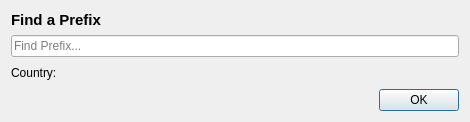
<?xml version="1.0" encoding="UTF-8"?>
<ui version="4.0">
 <class>PrefixLookupDialog</class>
 <widget class="QDialog" name="PrefixLookupDialog">
  <property name="geometry">
   <rect>
    <x>0</x>
    <y>0</y>
    <width>470</width>
    <height>119</height>
   </rect>
  </property>
  <property name="windowTitle">
   <string>Prefix Lookup</string>
  </property>
  <layout class="QVBoxLayout" name="verticalLayout">
   <item>
    <widget class="QLabel" name="label">
     <property name="text">
      <string>&lt;html&gt;&lt;head/&gt;&lt;body&gt;&lt;p&gt;&lt;span style=&quot; font-size:11pt; font-weight:600;&quot;&gt;Find a Prefix&lt;/span&gt;&lt;/p&gt;&lt;/body&gt;&lt;/html&gt;</string>
     </property>
    </widget>
   </item>
   <item>
    <widget class="QLineEdit" name="lineEdit">
     <property name="toolTip">
      <string/>
     </property>
     <property name="statusTip">
      <string/>
     </property>
     <property name="placeholderText">
      <string>Find Prefix...</string>
     </property>
    </widget>
   </item>
   <item>
    <layout class="QHBoxLayout" name="horizontalLayout_2">
     <item>
      <widget class="QLabel" name="label_2">
       <property name="text">
        <string>Country:</string>
       </property>
      </widget>
     </item>
     <item>
      <widget class="QLabel" name="countryLabel">
       <property name="text">
        <string/>
       </property>
      </widget>
     </item>
     <item>
      <spacer name="horizontalSpacer">
       <property name="orientation">
        <enum>Qt::Horizontal</enum>
       </property>
       <property name="sizeHint" stdset="0">
        <size>
         <width>40</width>
         <height>20</height>
        </size>
       </property>
      </spacer>
     </item>
    </layout>
   </item>
   <item>
    <widget class="QDialogButtonBox" name="buttonBox">
     <property name="orientation">
      <enum>Qt::Horizontal</enum>
     </property>
     <property name="standardButtons">
      <set>QDialogButtonBox::Ok</set>
     </property>
    </widget>
   </item>
  </layout>
 </widget>
 <resources/>
 <connections>
  <connection>
   <sender>buttonBox</sender>
   <signal>accepted()</signal>
   <receiver>PrefixLookupDialog</receiver>
   <slot>accept()</slot>
   <hints>
    <hint type="sourcelabel">
     <x>257</x>
     <y>109</y>
    </hint>
    <hint type="destinationlabel">
     <x>157</x>
     <y>118</y>
    </hint>
   </hints>
  </connection>
  <connection>
   <sender>buttonBox</sender>
   <signal>rejected()</signal>
   <receiver>PrefixLookupDialog</receiver>
   <slot>reject()</slot>
   <hints>
    <hint type="sourcelabel">
     <x>325</x>
     <y>109</y>
    </hint>
    <hint type="destinationlabel">
     <x>286</x>
     <y>118</y>
    </hint>
   </hints>
  </connection>
 </connections>
</ui>
